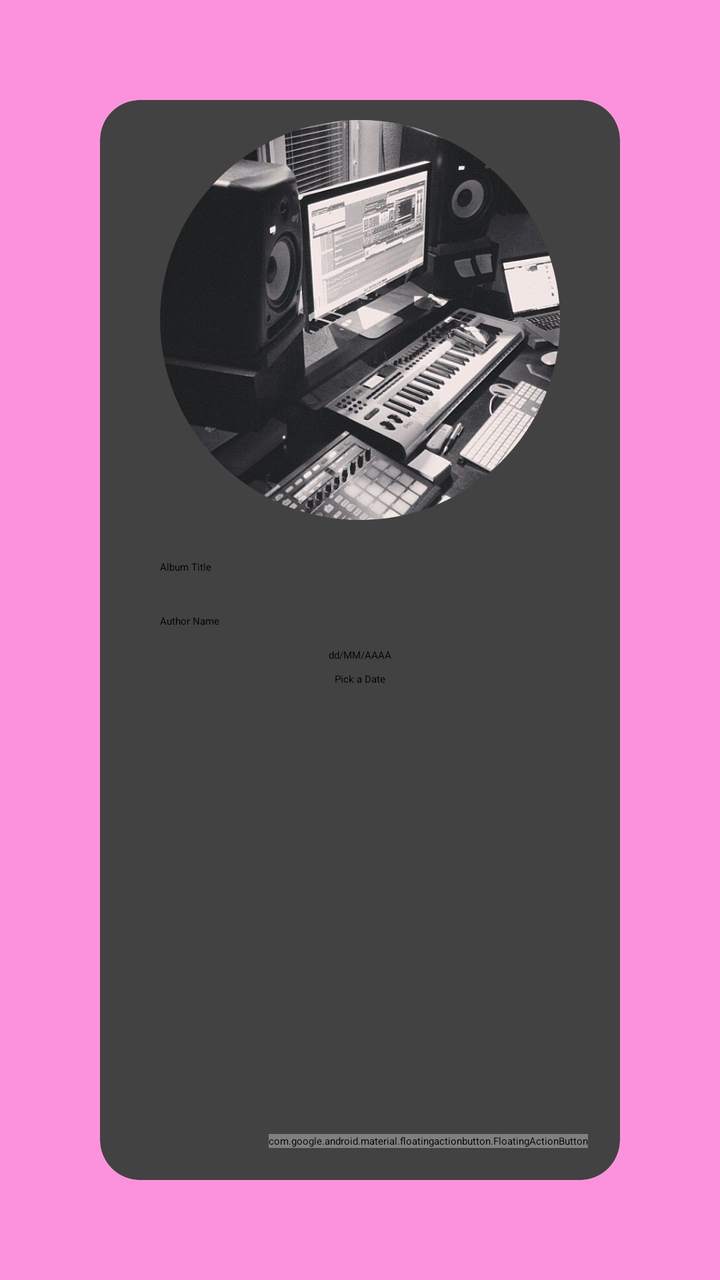
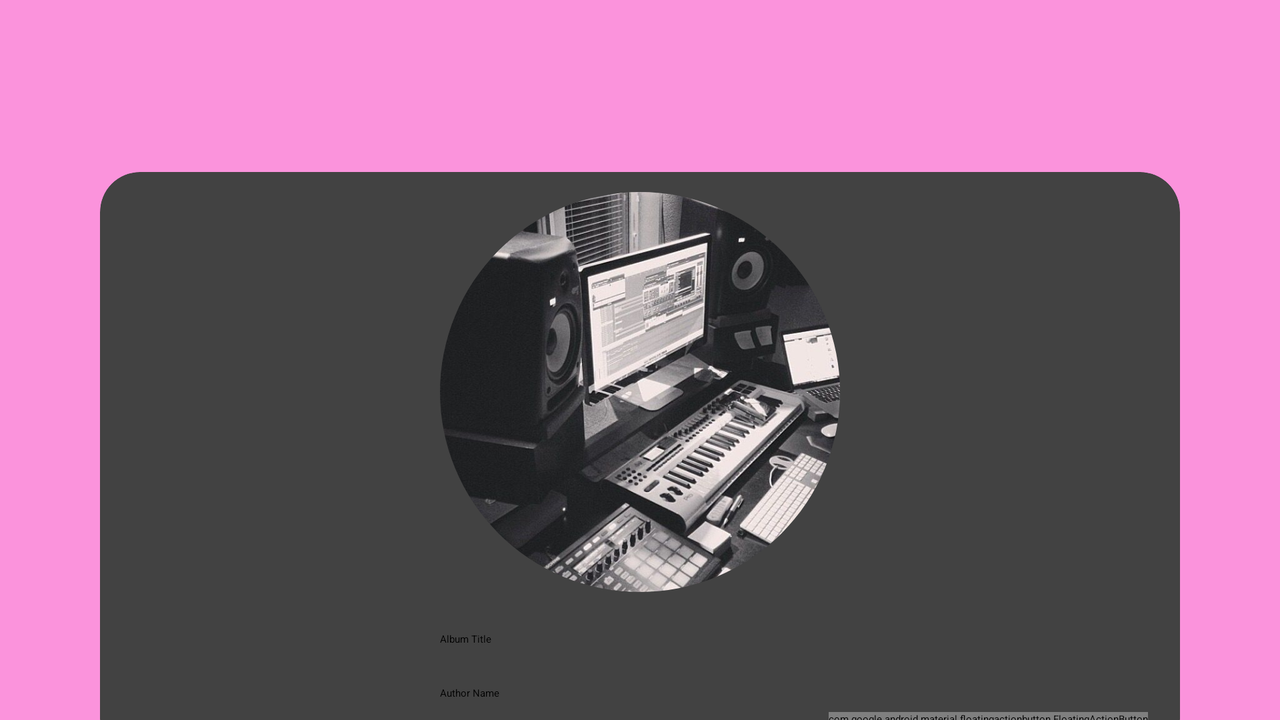

The same Android screen from two of the app's own layout files: first res/layout/ as a phone draws it, then the repository's variant for another configuration, drawn on a device whose configuration selects that folder. Both files follow.
<!-- AndroidManifest.xml: application theme Theme.Spotify -->
<!-- res/layout/fragment_album__creation.xml -->
<?xml version="1.0" encoding="utf-8"?>
<FrameLayout xmlns:android="http://schemas.android.com/apk/res/android"
    xmlns:tools="http://schemas.android.com/tools"
    android:layout_width="match_parent"
    android:layout_height="match_parent"
    xmlns:app="http://schemas.android.com/apk/res-auto"
    android:background="@color/pink"
    tools:context=".Albums.Album_Creation">


    <ImageView
        android:layout_marginTop="16dp"
        android:layout_marginStart="16dp"
        android:id="@+id/menu_icon"
        android:layout_width="wrap_content"
        android:layout_height="wrap_content"
        android:elevation="4dp"
        android:src="@drawable/menu"/>


    <androidx.constraintlayout.widget.ConstraintLayout
        android:layout_marginTop="50dp"
        android:layout_width="match_parent"
        android:layout_height="match_parent"
        android:layout_margin="50dp">


        <androidx.cardview.widget.CardView
            android:layout_width="match_parent"
            android:layout_height="match_parent"
            app:cardCornerRadius="20dp">



            <androidx.constraintlayout.widget.ConstraintLayout
                android:layout_width="match_parent"
                android:layout_height="match_parent"
                >

                <androidx.cardview.widget.CardView
                    android:layout_marginTop="10dp"
                    android:id="@+id/cardView"
                    android:layout_width="wrap_content"
                    android:layout_height="wrap_content"
                    app:cardCornerRadius="100dp"
                    app:cardElevation="20dp"
                    app:layout_constraintEnd_toEndOf="parent"
                    app:layout_constraintStart_toStartOf="parent"
                    app:cardPreventCornerOverlap="false"
                    app:layout_constraintTop_toTopOf="parent">

                    <ImageButton
                        android:id="@+id/imgPicker"
                        android:layout_width="200dp"
                        android:layout_height="200dp"
                        android:scaleType="centerCrop"/>

                    <ImageView
                        android:id="@+id/imgPickerReal"
                        android:layout_width="200dp"
                        android:layout_height="200dp"
                        android:scaleType="centerCrop"
                        android:src="@drawable/music_creation"/>



                </androidx.cardview.widget.CardView>


                <EditText
                    android:id="@+id/edtAlbumTitle"
                    android:layout_marginTop="20dp"
                    android:layout_width="200dp"
                    android:layout_height="wrap_content"
                    android:hint="Album Title"
                    app:layout_constraintEnd_toEndOf="parent"
                    app:layout_constraintStart_toStartOf="parent"
                    app:layout_constraintTop_toBottomOf="@+id/cardView" />



                <EditText
                    android:id="@+id/edtAuthorName"
                    android:layout_width="200dp"
                    android:layout_marginTop="20dp"
                    android:layout_height="wrap_content"
                    android:hint="Author Name"
                    app:layout_constraintEnd_toEndOf="parent"
                    app:layout_constraintStart_toStartOf="parent"
                    app:layout_constraintTop_toBottomOf="@+id/edtAlbumTitle" />


                <Button
                    android:id="@+id/btnDatePicker"
                    android:layout_width="wrap_content"
                    android:layout_height="wrap_content"
                    android:text="Pick a Date"
                    android:layout_marginTop="5dp"
                    app:layout_constraintEnd_toEndOf="parent"
                    app:layout_constraintStart_toStartOf="parent"
                    app:layout_constraintTop_toBottomOf="@+id/editText" />


                <EditText
                    android:enabled="false"
                    android:layout_marginTop="10dp"
                    android:id="@+id/editText"
                    android:layout_width="wrap_content"
                    android:layout_height="wrap_content"
                    android:hint="dd/MM/AAAA"
                    app:layout_constraintEnd_toEndOf="parent"
                    app:layout_constraintStart_toStartOf="parent"
                    app:layout_constraintTop_toBottomOf="@+id/edtAuthorName"></EditText>



            </androidx.constraintlayout.widget.ConstraintLayout>


            <com.google.android.material.floatingactionbutton.FloatingActionButton
                android:id="@+id/fab"
                android:layout_width="wrap_content"
                android:layout_height="wrap_content"
                android:layout_gravity="bottom|end"
                android:layout_margin="16dp"
                app:srcCompat="@drawable/save_album"
                app:backgroundTint="@color/lavender"
                app:layout_constraintBottom_toBottomOf="parent"
                app:layout_constraintEnd_toEndOf="parent"
                android:enabled="false"
                android:elevation="6dp"
                app:shapeAppearanceOverlay="@style/roundedFAB"
                />


        </androidx.cardview.widget.CardView>




    </androidx.constraintlayout.widget.ConstraintLayout>





</FrameLayout>
<!-- resources referenced by this layout -->
<resources>
  <color name="lavender">#8692f7</color>
  <color name="pink">#fb93dc</color>
  <!-- drawable music_creation: png bitmap (drawable, 539476 bytes) -->
  <style name="roundedFAB">
          <item name="cornerFamily">rounded</item> 
          <item name="cornerSize">50%</item> 
      </style>
</resources>
<!-- res/layout-land/fragment_album__creation.xml (the repository's variant of the layout above) -->
<!-- drawn on the phone turned sideways -->
<?xml version="1.0" encoding="utf-8"?>
<FrameLayout xmlns:android="http://schemas.android.com/apk/res/android"
    xmlns:tools="http://schemas.android.com/tools"
    android:layout_width="match_parent"
    android:layout_height="match_parent"
    xmlns:app="http://schemas.android.com/apk/res-auto"
    android:background="@color/pink"
    tools:context=".Albums.Album_Creation">


    <ScrollView
        android:layout_marginTop="36dp"
        android:layout_width="match_parent"
        android:layout_height="match_parent">


        <LinearLayout
            android:layout_width="match_parent"
            android:layout_height="match_parent"
            android:orientation="vertical">


            <androidx.constraintlayout.widget.ConstraintLayout
                android:layout_width="match_parent"
                android:layout_height="match_parent"
                android:layout_margin="50dp"
                android:layout_marginTop="50dp">


                <androidx.cardview.widget.CardView
                    android:layout_width="match_parent"
                    android:layout_height="match_parent"
                    app:cardCornerRadius="20dp">


                    <androidx.constraintlayout.widget.ConstraintLayout
                        android:layout_width="match_parent"
                        android:layout_height="match_parent">

                        <androidx.cardview.widget.CardView
                            android:id="@+id/cardView"
                            android:layout_width="wrap_content"
                            android:layout_height="wrap_content"
                            android:layout_marginTop="10dp"
                            app:cardCornerRadius="100dp"
                            app:cardElevation="20dp"
                            app:cardPreventCornerOverlap="false"
                            app:layout_constraintEnd_toEndOf="parent"
                            app:layout_constraintStart_toStartOf="parent"
                            app:layout_constraintTop_toTopOf="parent">

                            <ImageButton
                                android:id="@+id/imgPicker"
                                android:layout_width="200dp"
                                android:layout_height="200dp"
                                android:scaleType="centerCrop" />

                            <ImageView
                                android:id="@+id/imgPickerReal"
                                android:layout_width="200dp"
                                android:layout_height="200dp"
                                android:scaleType="centerCrop"
                                android:src="@drawable/music_creation" />


                        </androidx.cardview.widget.CardView>


                        <EditText
                            android:id="@+id/edtAlbumTitle"
                            android:layout_width="200dp"
                            android:layout_height="wrap_content"
                            android:layout_marginTop="20dp"
                            android:hint="Album Title"
                            app:layout_constraintEnd_toEndOf="parent"
                            app:layout_constraintStart_toStartOf="parent"
                            app:layout_constraintTop_toBottomOf="@+id/cardView" />


                        <EditText
                            android:id="@+id/edtAuthorName"
                            android:layout_width="200dp"
                            android:layout_height="wrap_content"
                            android:layout_marginTop="20dp"
                            android:hint="Author Name"
                            app:layout_constraintEnd_toEndOf="parent"
                            app:layout_constraintStart_toStartOf="parent"
                            app:layout_constraintTop_toBottomOf="@+id/edtAlbumTitle" />


                        <Button
                            android:id="@+id/btnDatePicker"
                            android:layout_width="wrap_content"
                            android:layout_height="wrap_content"
                            android:layout_marginTop="5dp"
                            android:text="Pick a Date"
                            app:layout_constraintEnd_toEndOf="parent"
                            app:layout_constraintStart_toStartOf="parent"
                            app:layout_constraintTop_toBottomOf="@+id/editText" />


                        <EditText
                            android:id="@+id/editText"
                            android:layout_width="wrap_content"
                            android:layout_height="wrap_content"
                            android:layout_marginTop="10dp"
                            android:enabled="false"
                            android:hint="dd/MM/AAAA"
                            app:layout_constraintEnd_toEndOf="parent"
                            app:layout_constraintStart_toStartOf="parent"
                            app:layout_constraintTop_toBottomOf="@+id/edtAuthorName"></EditText>


                    </androidx.constraintlayout.widget.ConstraintLayout>


                    <com.google.android.material.floatingactionbutton.FloatingActionButton
                        android:id="@+id/fab"
                        android:layout_width="wrap_content"
                        android:layout_height="wrap_content"
                        android:layout_gravity="bottom|end"
                        android:layout_margin="16dp"
                        android:elevation="6dp"
                        android:enabled="false"
                        app:backgroundTint="@color/lavender"
                        app:layout_constraintBottom_toBottomOf="parent"
                        app:layout_constraintEnd_toEndOf="parent"
                        app:shapeAppearanceOverlay="@style/roundedFAB"
                        app:srcCompat="@drawable/save_album" />


                </androidx.cardview.widget.CardView>


            </androidx.constraintlayout.widget.ConstraintLayout>

        </LinearLayout>


    </ScrollView>


    <ImageView
        android:layout_marginTop="16dp"
        android:layout_marginStart="16dp"
        android:id="@+id/menu_icon"
        android:layout_width="wrap_content"
        android:layout_height="wrap_content"
        android:elevation="4dp"
        android:src="@drawable/menu"/>




</FrameLayout>
